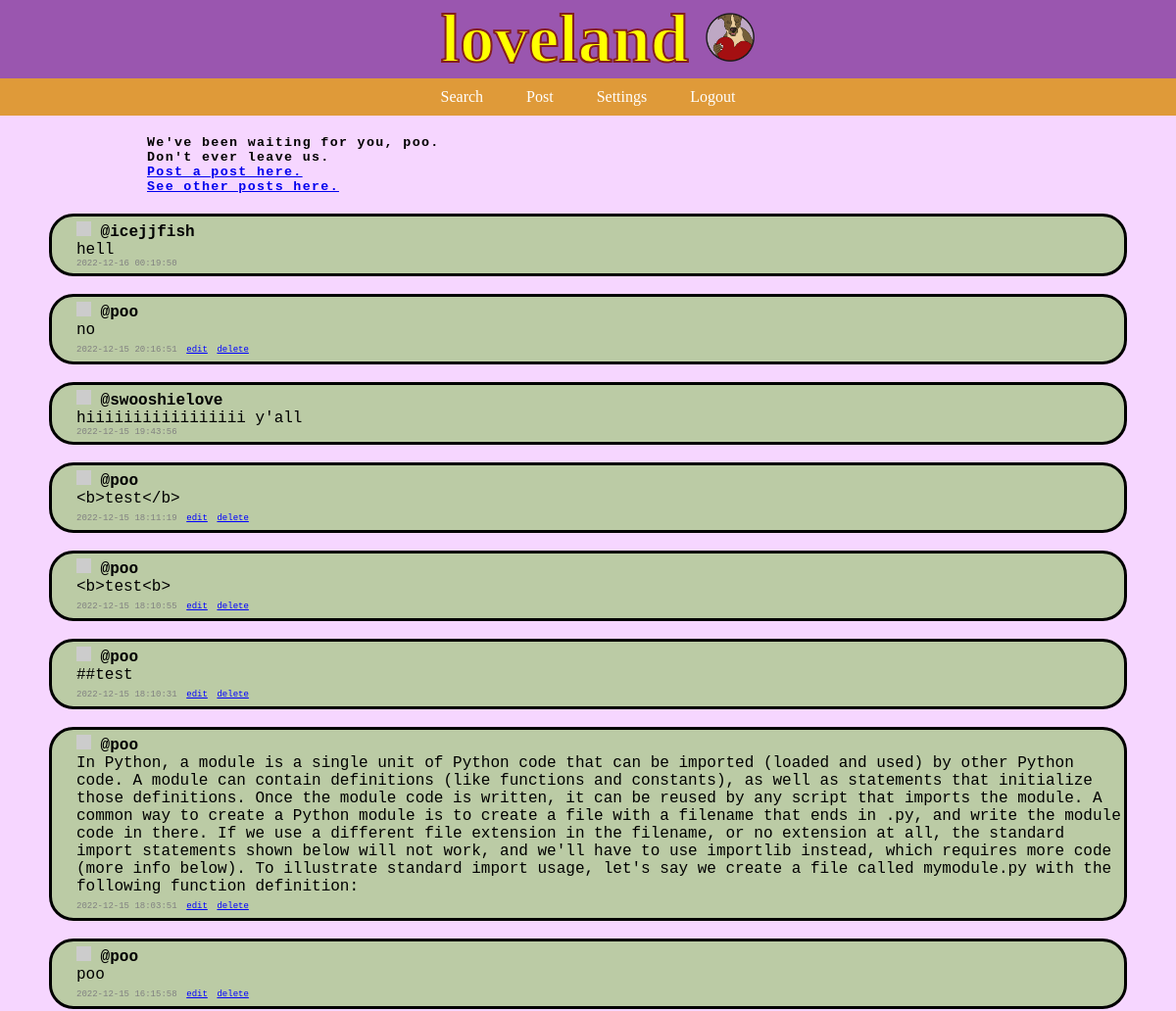
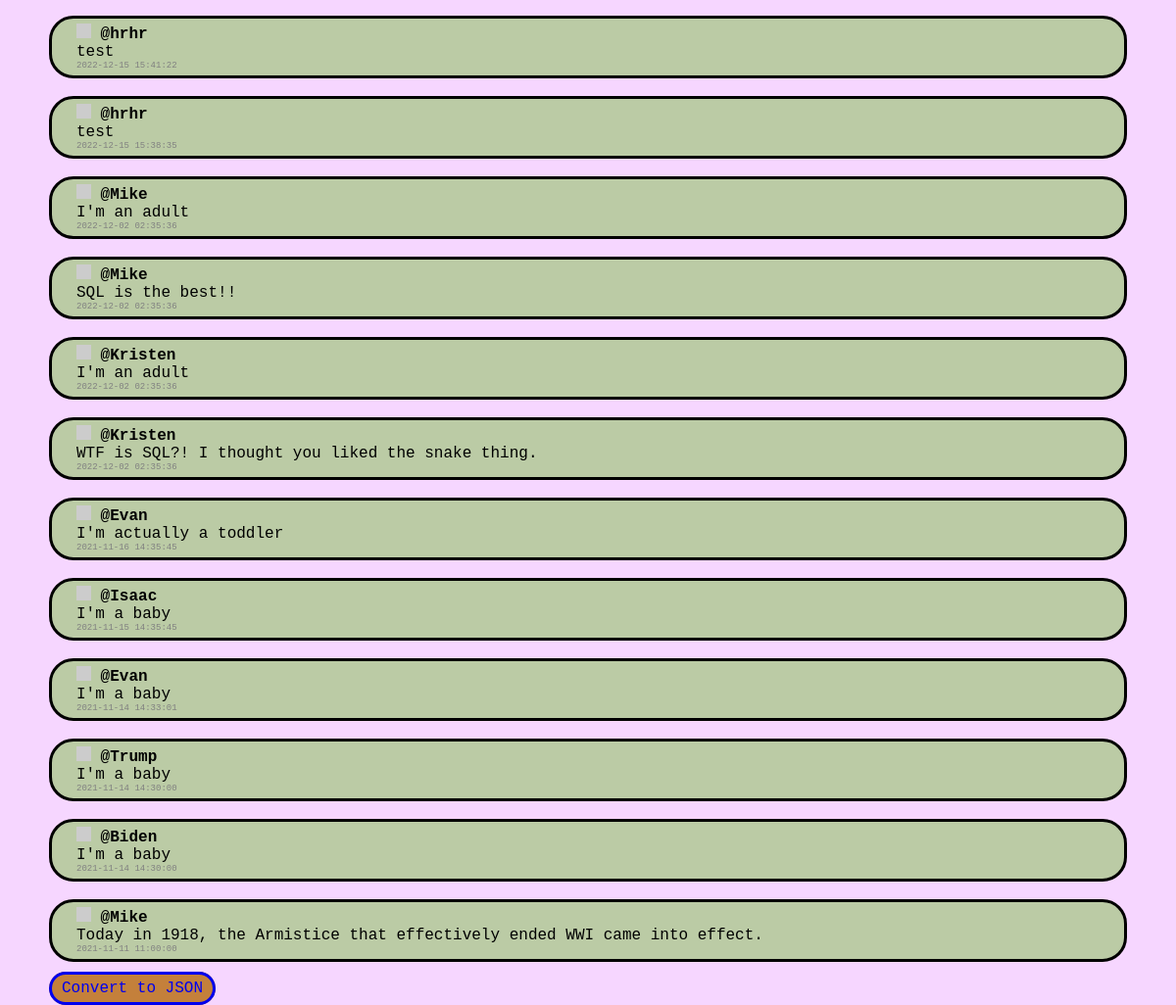
Screenshot of /home (signed in) with the database file from the repository (2 pictures, top to bottom).
### tables this page shows
CREATE TABLE users (
    id INTEGER PRIMARY KEY,
    username TEXT NOT NULL UNIQUE,
    password TEXT NOT NULL,
    age INTEGER
);

CREATE TABLE messages (
    id integer primary key,
    sender_id integer not null,
    message text not null,
    created_at timestamp not null default current_timestamp
    );

### project.py (the view)
@app.route('/home', methods=['get', 'post'])
def home():
    global row_users
    con = sqlite3.connect(args.db_file)
    cur = con.cursor()
    cur.execute('''
        SELECT username, password from users where username=? and password=? ;
    ''', (request.cookies.get('username'), request.cookies.get('password')))
    rows = cur.fetchall()
    if len(list(rows))==0:
        login_successful=False
    else:
        login_successful=True
    messages = []
    sql = 'select sender_id, message, created_at from messages order by created_at desc;'
    cur_messages = con.cursor()
    cur_messages.execute(sql)
    for row_messages in cur_messages.fetchall():
        sql='select username, age from users where id=?;'
        cur_users = con.cursor()
        cur_users.execute(sql, [row_messages[0]])
        for row_users in cur_users.fetchall():
            pass
            messages.append({
                'message': row_messages[1],
                'created_at': row_messages[2],
                'username': row_users[0],
                'profpic': 'https://robohash.org/' + row_users[0],
                'age': row_users[1]
                })
    if request.form.get('delete'):
        print('success!!!!!!!!!!!!!!!')
    if login_successful:
        return render_template('home.html',username=request.cookies.get('username'), password=request.cookies.get('password'), messages=messages)
    else:
        return render_template('home.html', messages=messages)

### templates/home.html (shortened to what this page needs)
{% extends 'base.html' %}
{% block content %}
{% if username and password %}
<h1 class=entrance>We've been waiting for you, {{username}}. <br> Don't ever leave us. <br> <a href="/create_message">Post a post here.</a>
<br> <a href="/home">See other posts here.</a>
</h1>
    {% for message in messages %}
    <div class=display-messages>
        <img src="{{message.profpic}}" width="15" height="15">
        <b>@{{message.username}}</b><br>
            {{message.message}} <br>
        <span class=posted>{{message.created_at}}</span>
        {%if username == message.username %}
        <span class=msg>
        <a href= "/edit_message/<id>"><u>edit</u></a>
        <a href= "/delete_message/<id>"><u>delete</u></a>
        </span>
        {% endif %}
        <br>
    </div>
    <br>
{% endfor %}
{% endif %}
<a class=json href= "/home.json">Convert to JSON</a>
<br>
{% endblock %}

### static/sitestyle.css (style rules this page uses)
body { margin-left: 0px;margin-top: 0px;margin-right: 0px; margin-bottom: 0px; background-color: rgb(246, 214, 255); }
.entrance { font-family: "courier new", monospace; padding-left: 150px; font-size: smaller; overflow: hidden; white-space: nowrap; margin: 20 auto; letter-spacing: .1em; animation: typing 3.5s steps(40, end), blink-caret .75s step-end infinite; }
.display-messages { font-family: "monaco", monospace; border-left: 3px; border-color: rgb(55, 62, 190); border: solid; margin-left: 50px;padding-left: 25px;padding-top: 5px;padding-bottom: 5px;margin-right: 50px; border-radius: 25px; background-color: rgb(187, 203, 165); }
.posted { font-weight: lighter; color: gray; font-size: xx-small; }
a.json { font-family: "monaco", monospace; border-left: 3px; border-color: rgb(55, 62, 190); border: solid; margin-left: 50px;padding-left: 25px;padding-top: 5px;padding-bottom: 5px;margin-right: 50px; border-radius: 25px; background-color: rgb(196, 128, 59); text-decoration: none; padding-left: 10px;padding-right: 10px; margin-bottom: 20px; }
.msg > a { font-size: xx-small; text-align: right; text-decoration: none; color: blue; padding-top: 0px; margin-top: 0px; }

### rows the page displays
users: username "icejjfish"
messages: message "hell", created_at "2022-12-16 00:19:50"
users: username "poo" "poo" "poo" "poo" "poo" "poo"
messages: message "no", created_at "2022-12-15 20:16:51"
users: username "swooshielove"
messages: message "hiiiiiiiiiiiiiiiii y'all", created_at "2022-12-15 19:43:56"
messages: message "<b>test</b>", created_at "2022-12-15 18:11:19"
messages: message "<b>test<b>", created_at "2022-12-15 18:10:55"
messages: message "##test", created_at "2022-12-15 18:10:31"
messages: message "In Python, a module is a single unit of Python code that can be imported (loaded and used) by other Python code. A module can contain definitions (like functions and constants), as well as statements that initialize those definitions. Once the module code is written, it can be reused by any script that imports the module. A common way to create a Python module is to create a file with a filename that ends in .py, and write the module code in there. If we use a different file extension in the filename, or no extension at all, the standard import statements shown below will not work, and we'll have to use importlib instead, which requires more code (more info below). To illustrate standard…", created_at "2022-12-15 18:03:51"
messages: message "poo", created_at "2022-12-15 16:15:58"
users: username "hrhr" "hrhr"
messages: message "test", created_at "2022-12-15 15:41:22"
messages: message "test", created_at "2022-12-15 15:38:35"
users: username "Mike" "Mike" "Mike"
messages: message "I'm an adult", created_at "2022-12-02 02:35:36"
messages: message "SQL is the best!!", created_at "2022-12-02 02:35:36"
users: username "Kristen" "Kristen"
messages: message "I'm an adult", created_at "2022-12-02 02:35:36"
messages: message "WTF is SQL?! I thought you liked the snake thing.", created_at "2022-12-02 02:35:36"
users: username "Evan" "Evan"
messages: message "I'm actually a toddler", created_at "2021-11-16 14:35:45"
users: username "Isaac"
messages: message "I'm a baby", created_at "2021-11-15 14:35:45"
messages: message "I'm a baby", created_at "2021-11-14 14:33:01"
users: username "Trump"
messages: message "I'm a baby", created_at "2021-11-14 14:30:00"
users: username "Biden"
messages: message "I'm a baby", created_at "2021-11-14 14:30:00"
messages: message "Today in 1918, the Armistice that effectively ended WWI came into effect.", created_at "2021-11-11 11:00:00"

### other values shown
{{ username }} "poo"
